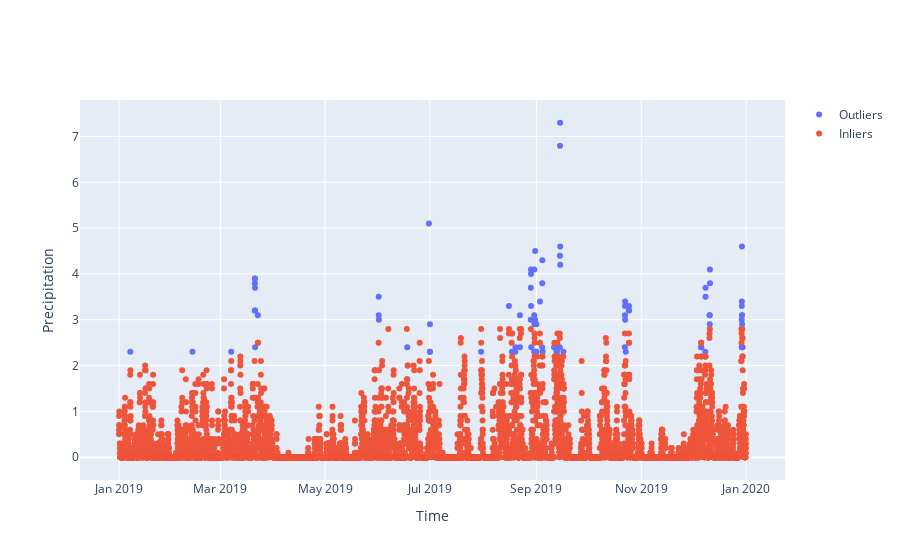

Write notebook code for a chart like this one.
### Markdown cell above
### Precipitation

* Indicate anomalies according to the Local Outlier Factor method.
* Let the proportion of outliers be a parameter defaulting to 1%.
* Wrap this in a function that returns the plot and relevant summaries of the outliers, and test the function.

### Code cell
def lof(df,feature,n_neighbors: int = 20, contamination: float = 0.01):
    lof = LocalOutlierFactor(n_neighbors=n_neighbors, contamination=contamination)
    data = df[[feature]]
    labels = lof.fit_predict(data)
    outliers = data[labels == -1]
    inliers = data[labels == 1]
    
    fig = go.Figure()
    fig.add_trace(go.Scatter(x=outliers.index, y=outliers[feature], mode='markers',
                             name='Outliers'))
    fig.add_trace(go.Scatter(x=inliers.index, y=inliers[feature], mode='markers',
                             name='Inliers'))
    fig.update_layout(title='',
                      xaxis_title='Time',
                      yaxis_title=feature)
    return fig
fig = lof(df = df,feature="precipitation", contamination=0.01, n_neighbors=20)
fig.show()

### Figure 1 — Plotly figure (JSON) as saved in the notebook; plotly's stock layout.template omitted (floating-point values rounded to 4 significant figures; data arrays with more than 128 entries replaced by an {"elided": "..."} marker saying what was removed)
{"data": [{"mode": "markers", "name": "Outliers", "type": "scatter", "x": ["2019-01-07T14:00:00", "2019-02-12T18:00:00", "2019-03-07T07:00:00", "2019-03-21T00:00:00", "2019-03-21T01:00:00", "2019-03-21T02:00:00", "2019-03-21T03:00:00", "2019-03-21T04:00:00", "2019-03-21T05:00:00", "2019-03-21T06:00:00", "2019-03-22T20:00:00", "2019-06-01T04:00:00", "2019-06-01T05:00:00", "2019-06-01T06:00:00", "2019-06-17T18:00:00", "2019-06-30T10:00:00", "2019-06-30T23:00:00", "2019-07-01T00:00:00", "2019-07-01T01:00:00", "2019-07-30T18:00:00", "2019-08-15T23:00:00", "2019-08-17T18:00:00", "2019-08-19T14:00:00", "2019-08-19T15:00:00", "2019-08-19T18:00:00", "2019-08-22T08:00:00", "2019-08-22T09:00:00", "2019-08-28T16:00:00", "2019-08-28T17:00:00", "2019-08-28T19:00:00", "2019-08-28T20:00:00", "2019-08-28T21:00:00", "2019-08-28T22:00:00", "2019-08-30T16:00:00", "2019-08-30T17:00:00", "2019-08-30T18:00:00", "2019-08-30T19:00:00", "2019-08-31T04:00:00", "2019-08-31T05:00:00", "2019-08-31T06:00:00", "2019-08-31T23:00:00", "2019-09-01T00:00:00", "2019-09-03T01:00:00", "2019-09-04T08:00:00", "2019-09-04T09:00:00", "2019-09-04T10:00:00", "2019-09-04T14:00:00", "2019-09-11T06:00:00", "2019-09-11T11:00:00", "2019-09-12T17:00:00", "2019-09-12T21:00:00", "2019-09-14T14:00:00", "2019-09-14T16:00:00", "2019-09-14T17:00:00", "2019-09-14T18:00:00", "2019-09-14T19:00:00", "2019-09-14T20:00:00", "2019-09-16T16:00:00", "2019-10-22T10:00:00", "2019-10-22T12:00:00", "2019-10-22T13:00:00", "2019-10-22T14:00:00", "2019-10-22T15:00:00", "2019-10-22T23:00:00", "2019-10-24T18:00:00", "2019-10-24T21:00:00", "2019-10-24T22:00:00", "2019-12-05T19:00:00", "2019-12-05T22:00:00", "2019-12-08T06:00:00", "2019-12-08T09:00:00", "2019-12-08T10:00:00", "2019-12-10T19:00:00", "2019-12-10T20:00:00", "2019-12-10T21:00:00", "2019-12-10T23:00:00", "2019-12-11T00:00:00", "2019-12-29T10:00:00", "2019-12-29T11:00:00", "2019-12-29T12:00:00", "2019-12-29T13:00:00", "2019-12-29T14:00:00", "2019-12-29T15:00:00", "2019-12-29T16:00:00", "2019-12-29T17:00:00", "2019-12-29T20:00:00", "2019-12-30T00:00:00"], "y": [2.3, 2.3, 2.3, 3.2, 3.9, 3.8, 3.9, 3.7, 3.2, 2.4, 3.1, 3.5, 3.1, 3.0, 2.4, 5.1, 2.3, 2.9, 2.3, 2.3, 3.3, 2.3, 2.3, 2.3, 2.4, 3.1, 2.4, 3.0, 3.7, 4.1, 4.0, 3.3, 2.4, 2.3, 3.1, 4.1, 2.9, 3.0, 4.5, 2.3, 2.9, 2.3, 3.4, 2.4, 3.8, 4.3, 2.3, 2.4, 2.4, 2.3, 2.3, 2.4, 4.4, 6.8, 7.3, 4.6, 4.2, 2.3, 2.4, 3.1, 3.3, 3.4, 3.0, 2.3, 3.2, 3.3, 3.2, 2.4, 2.4, 2.3, 3.5, 3.7, 3.1, 3.1, 2.9, 4.1, 3.8, 2.4, 3.0, 3.3, 3.4, 4.6, 3.1, 3.1, 2.9, 2.4, 2.4]}, {"mode": "markers", "name": "Inliers", "type": "scatter", "x": {"elided": "8673 str values"}, "y": {"elided": "8673 float values"}}], "layout": {"title": {"text": ""}, "xaxis": {"title": {"text": "Time"}}, "yaxis": {"title": {"text": "Precipitation"}}}}
